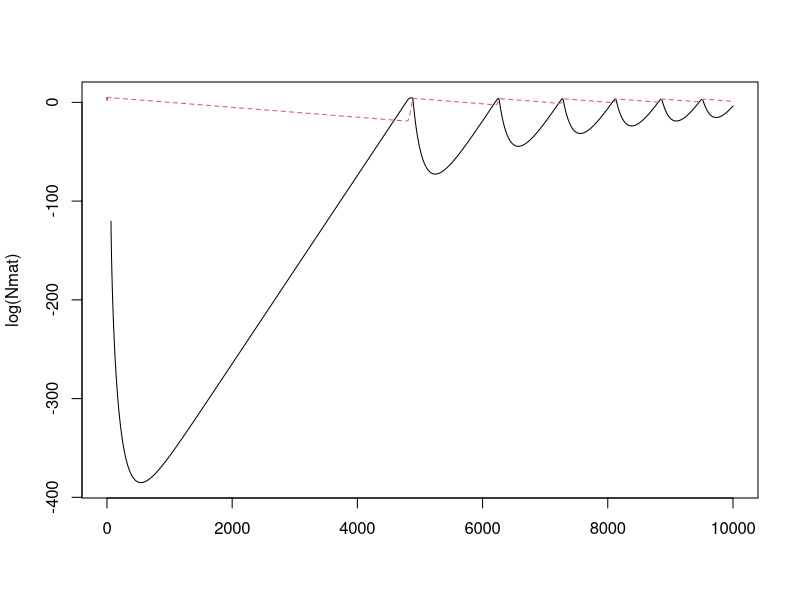

Here is the R script that generated this plot:
##################################################################################
# Simulated Rosenzweig-MacArthur dynamics with discrete temperature fluctuations # 
##################################################################################

# TODO
# Convert to single-species (lagged) model

romac <- function(N,P,r0,k,c,d,chi,mu,tau=0.01){
  dN_Ndt <- r0*(1-N/k) - c*P/(d+N)
  dP_Pdt <- chi*(c*N/(d+N) - mu)
  Nnew <- N + N*dN_Ndt*tau
  Pnew <- P + P*dP_Pdt*tau
  return(c(N=Nnew,P=Pnew))
}
  # Turchin 2003 p. 98
  # N = prey
  # P = predator
  # r0 = prey intrinsic rate of increase (low density, absence of predator)
  # k = prey carrying capacity (absence of predators)
  # c = rate at which predator encounters prey
  # d = prey density at which predator is feeding at 1/2 max capacity
  # chi = number of predators produced for each prey eaten
  # mu = consumption rate required for predator to sustain itself
  # tau = step length

r0 <- 10
k <- 100
c <- 1000
d <- 1000
chi <- 0.5
mu <- 1

nt <- 10^4
N0 <- 100
P0 <- 100
Nmat <- matrix(nr=nt,nc=2)
Nmat[1,] <-  c(N0,P0)
  
for(i in 2:nt){
  Nmat[i,] <- romac(Nmat[i-1,1],Nmat[i-1,2],r0,k,c,d,chi,mu,tau=0.01)
}

matplot(log(Nmat),type="l")






